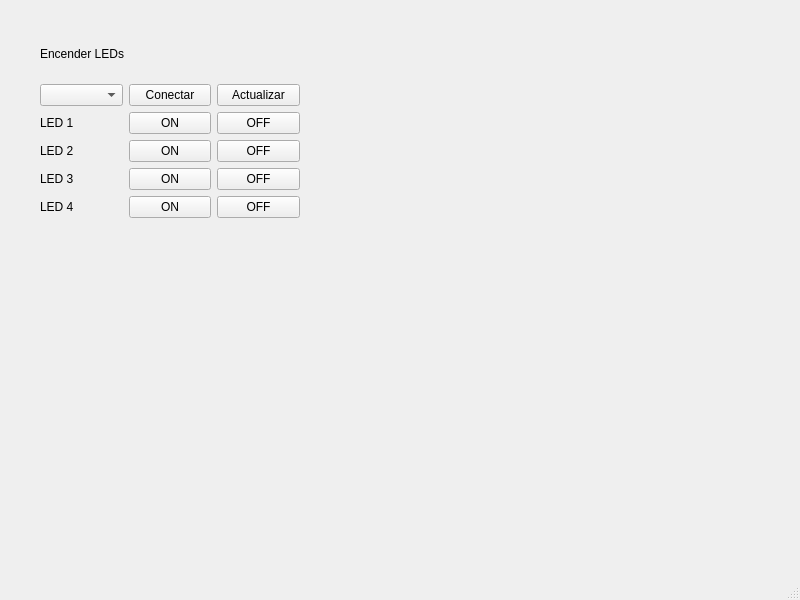
<?xml version="1.0" encoding="UTF-8"?>
<ui version="4.0">
 <class>MainWindow</class>
 <widget class="QMainWindow" name="MainWindow">
  <property name="geometry">
   <rect>
    <x>0</x>
    <y>0</y>
    <width>800</width>
    <height>600</height>
   </rect>
  </property>
  <property name="windowTitle">
   <string>MainWindow</string>
  </property>
  <widget class="QWidget" name="centralwidget">
   <widget class="QWidget" name="">
    <property name="geometry">
     <rect>
      <x>40</x>
      <y>30</y>
      <width>260</width>
      <height>188</height>
     </rect>
    </property>
    <layout class="QVBoxLayout" name="verticalLayout">
     <item>
      <widget class="QLabel" name="label">
       <property name="text">
        <string>Encender LEDs</string>
       </property>
      </widget>
     </item>
     <item>
      <layout class="QHBoxLayout" name="horizontalLayout">
       <item>
        <widget class="QComboBox" name="comboBox"/>
       </item>
       <item>
        <widget class="QPushButton" name="pushButton">
         <property name="text">
          <string>Conectar</string>
         </property>
        </widget>
       </item>
       <item>
        <widget class="QPushButton" name="pushButton_2">
         <property name="text">
          <string>Actualizar</string>
         </property>
        </widget>
       </item>
      </layout>
     </item>
     <item>
      <layout class="QHBoxLayout" name="horizontalLayout_2">
       <item>
        <widget class="QLabel" name="label_2">
         <property name="text">
          <string>LED 1</string>
         </property>
        </widget>
       </item>
       <item>
        <widget class="QPushButton" name="pushButton_3">
         <property name="text">
          <string>ON</string>
         </property>
        </widget>
       </item>
       <item>
        <widget class="QPushButton" name="pushButton_4">
         <property name="text">
          <string>OFF</string>
         </property>
        </widget>
       </item>
      </layout>
     </item>
     <item>
      <layout class="QHBoxLayout" name="horizontalLayout_3">
       <item>
        <widget class="QLabel" name="label_3">
         <property name="text">
          <string>LED 2</string>
         </property>
        </widget>
       </item>
       <item>
        <widget class="QPushButton" name="pushButton_5">
         <property name="text">
          <string>ON</string>
         </property>
        </widget>
       </item>
       <item>
        <widget class="QPushButton" name="pushButton_6">
         <property name="text">
          <string>OFF</string>
         </property>
        </widget>
       </item>
      </layout>
     </item>
     <item>
      <layout class="QHBoxLayout" name="horizontalLayout_4">
       <item>
        <widget class="QLabel" name="label_4">
         <property name="text">
          <string>LED 3</string>
         </property>
        </widget>
       </item>
       <item>
        <widget class="QPushButton" name="pushButton_7">
         <property name="text">
          <string>ON</string>
         </property>
        </widget>
       </item>
       <item>
        <widget class="QPushButton" name="pushButton_8">
         <property name="text">
          <string>OFF</string>
         </property>
        </widget>
       </item>
      </layout>
     </item>
     <item>
      <layout class="QHBoxLayout" name="horizontalLayout_5">
       <item>
        <widget class="QLabel" name="label_5">
         <property name="text">
          <string>LED 4</string>
         </property>
        </widget>
       </item>
       <item>
        <widget class="QPushButton" name="pushButton_9">
         <property name="text">
          <string>ON</string>
         </property>
        </widget>
       </item>
       <item>
        <widget class="QPushButton" name="pushButton_10">
         <property name="text">
          <string>OFF</string>
         </property>
        </widget>
       </item>
      </layout>
     </item>
    </layout>
   </widget>
  </widget>
  <widget class="QMenuBar" name="menubar">
   <property name="geometry">
    <rect>
     <x>0</x>
     <y>0</y>
     <width>800</width>
     <height>33</height>
    </rect>
   </property>
  </widget>
  <widget class="QStatusBar" name="statusbar"/>
 </widget>
 <resources/>
 <connections/>
</ui>
